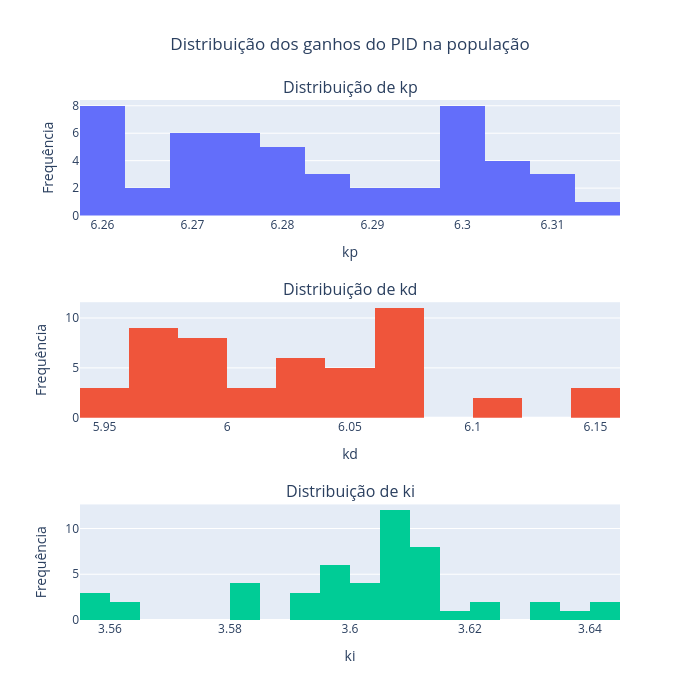

This figure's notebook cell:
### Code cell
# @title Figura 2: Histogramas dos ganhos na população da geração final

fig = make_subplots(
    rows=3, cols=1,
    subplot_titles=("Distribuição de kp", "Distribuição de kd", "Distribuição de ki")
)

fig.add_trace(
    go.Histogram(x=pop[:,0], nbinsx=20, name="kp"),
    row=1, col=1
)

fig.add_trace(
    go.Histogram(x=pop[:,1], nbinsx=20, name="kd"),
    row=2, col=1
)

fig.add_trace(
    go.Histogram(x=pop[:,2], nbinsx=20, name="ki"),
    row=3, col=1
)

fig.update_layout(
    title=dict(
        text='Distribuição dos ganhos do PID na população',
        x=0.5
    ),
    width=700,
    height=700,
    showlegend=False
)

fig.update_xaxes(title_text="kp", row=1, col=1)
fig.update_xaxes(title_text="kd", row=2, col=1)
fig.update_xaxes(title_text="ki", row=3, col=1)

fig.update_yaxes(title_text="Frequência")

fig.show()

### Figure 1 — Plotly figure (JSON) as saved in the notebook; plotly's stock layout.template omitted (floating-point values rounded to 4 significant figures)
{"data": [{"name": "kp", "nbinsx": 20, "type": "histogram", "x": [6.303, 6.304, 6.271, 6.271, 6.261, 6.278, 6.295, 6.273, 6.284, 6.291, 6.299, 6.298, 6.273, 6.261, 6.315, 6.278, 6.31, 6.283, 6.261, 6.3, 6.262, 6.278, 6.299, 6.281, 6.283, 6.29, 6.305, 6.305, 6.261, 6.273, 6.298, 6.299, 6.269, 6.277, 6.27, 6.28, 6.272, 6.272, 6.298, 6.311, 6.265, 6.264, 6.273, 6.262, 6.311, 6.299, 6.274, 6.294, 6.26, 6.261], "xaxis": "x", "yaxis": "y"}, {"name": "kd", "nbinsx": 20, "type": "histogram", "x": [6.102, 6.119, 5.986, 5.982, 6.034, 6.068, 6.063, 5.964, 6.063, 6.063, 6.034, 5.983, 5.964, 5.973, 5.957, 6.063, 6.052, 5.968, 6.011, 6.142, 5.983, 6.068, 5.963, 6.051, 6.024, 6.04, 6.156, 6.156, 6.011, 5.964, 6.076, 6.048, 6.008, 5.979, 6.021, 5.946, 5.982, 5.983, 5.983, 6.056, 6.063, 6.063, 5.951, 5.983, 6.034, 6.058, 5.967, 6.064, 6.061, 5.973], "xaxis": "x2", "yaxis": "y2"}, {"name": "ki", "nbinsx": 20, "type": "histogram", "x": [3.631, 3.635, 3.608, 3.609, 3.594, 3.556, 3.584, 3.61, 3.584, 3.584, 3.594, 3.605, 3.61, 3.607, 3.563, 3.584, 3.614, 3.609, 3.599, 3.636, 3.604, 3.556, 3.608, 3.611, 3.605, 3.604, 3.643, 3.643, 3.599, 3.61, 3.561, 3.611, 3.599, 3.605, 3.595, 3.616, 3.622, 3.622, 3.605, 3.614, 3.596, 3.6, 3.61, 3.604, 3.614, 3.594, 3.609, 3.557, 3.61, 3.607], "xaxis": "x3", "yaxis": "y3"}], "layout": {"annotations": [{"font": {"size": 16}, "showarrow": false, "text": "Distribuição de kp", "x": 0.5, "xanchor": "center", "xref": "paper", "y": 1, "yanchor": "bottom", "yref": "paper"}, {"font": {"size": 16}, "showarrow": false, "text": "Distribuição de kd", "x": 0.5, "xanchor": "center", "xref": "paper", "y": 0.6111, "yanchor": "bottom", "yref": "paper"}, {"font": {"size": 16}, "showarrow": false, "text": "Distribuição de ki", "x": 0.5, "xanchor": "center", "xref": "paper", "y": 0.2222, "yanchor": "bottom", "yref": "paper"}], "height": 700, "showlegend": false, "title": {"text": "Distribuição dos ganhos do PID na população", "x": 0.5}, "width": 700, "xaxis": {"anchor": "y", "domain": [0, 1], "title": {"text": "kp"}}, "xaxis2": {"anchor": "y2", "domain": [0, 1], "title": {"text": "kd"}}, "xaxis3": {"anchor": "y3", "domain": [0, 1], "title": {"text": "ki"}}, "yaxis": {"anchor": "x", "domain": [0.7778, 1], "title": {"text": "Frequência"}}, "yaxis2": {"anchor": "x2", "domain": [0.3889, 0.6111], "title": {"text": "Frequência"}}, "yaxis3": {"anchor": "x3", "domain": [0, 0.2222], "title": {"text": "Frequência"}}}}
